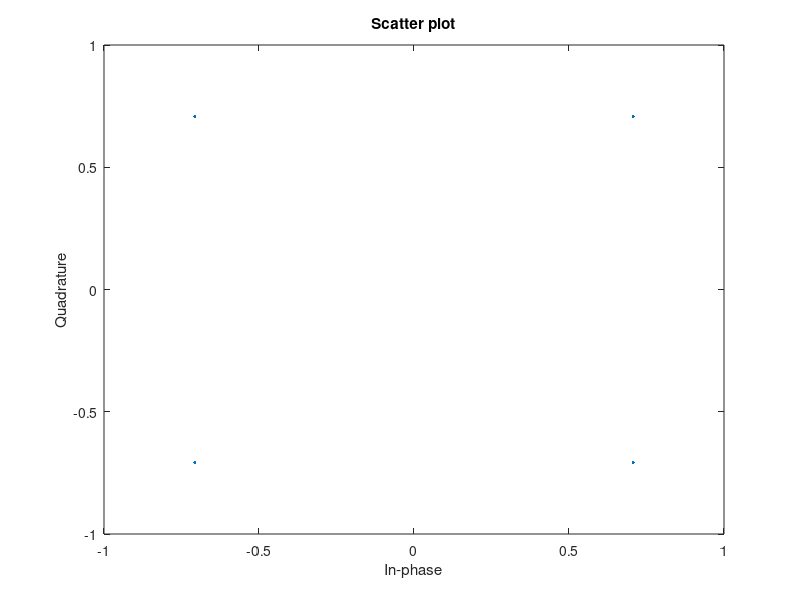
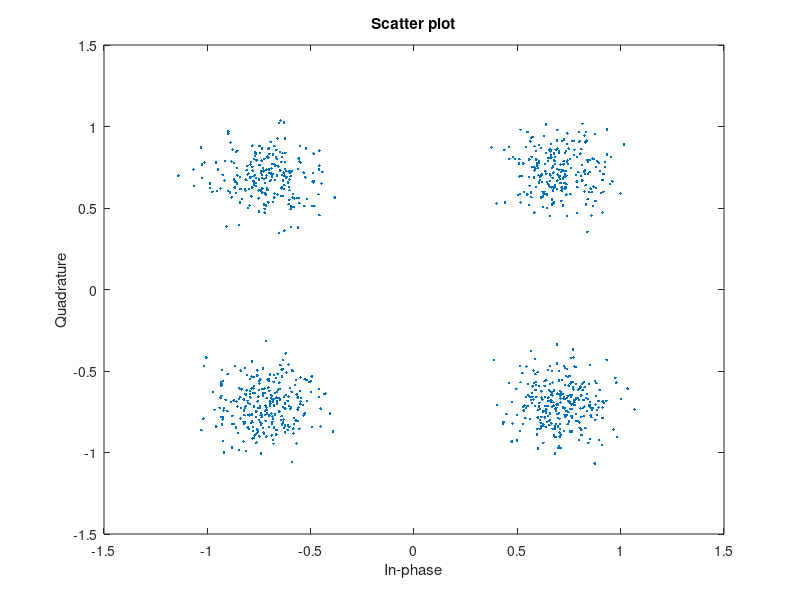

Source code (MATLAB) for these figures, in order:
%Modulator sim

%Modulate signal M-PSK 
M = 4;
%Assume data is known (random for fun)
data = randi([0 M-1],1000,1);
txSig = pskmod(data,M, pi/M, 'gray'); %input, modulation order, phase offset, symbol order
scatterplot(txSig);

rxSig = awgn(txSig,15);
scatterplot(rxSig);

rxData = pskdemod(rxSig, M,pi/M,'gray');
numErrs = symerr(data,rxData);


